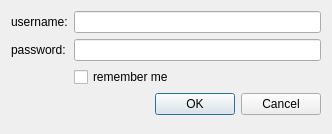
<?xml version="1.0" encoding="UTF-8"?>
<ui version="4.0">
 <class>SvnLoginDialog</class>
 <widget class="QDialog" name="SvnLoginDialog">
  <property name="geometry">
   <rect>
    <x>0</x>
    <y>0</y>
    <width>332</width>
    <height>134</height>
   </rect>
  </property>
  <property name="windowTitle">
   <string>SVN Login</string>
  </property>
  <layout class="QFormLayout" name="formLayout">
   <property name="fieldGrowthPolicy">
    <enum>QFormLayout::ExpandingFieldsGrow</enum>
   </property>
   <item row="0" column="0">
    <widget class="QLabel" name="label_2">
     <property name="text">
      <string>username:</string>
     </property>
    </widget>
   </item>
   <item row="0" column="1">
    <widget class="QLineEdit" name="uiUsernameTXT"/>
   </item>
   <item row="1" column="0">
    <widget class="QLabel" name="label_3">
     <property name="text">
      <string>password:</string>
     </property>
    </widget>
   </item>
   <item row="1" column="1">
    <widget class="QLineEdit" name="uiPasswordTXT">
     <property name="echoMode">
      <enum>QLineEdit::Password</enum>
     </property>
    </widget>
   </item>
   <item row="2" column="1">
    <widget class="QCheckBox" name="uiRememberCHK">
     <property name="text">
      <string>remember me</string>
     </property>
    </widget>
   </item>
   <item row="3" column="1">
    <widget class="QDialogButtonBox" name="uiDialogBTNS">
     <property name="standardButtons">
      <set>QDialogButtonBox::Cancel|QDialogButtonBox::Ok</set>
     </property>
    </widget>
   </item>
  </layout>
 </widget>
 <resources/>
 <connections/>
</ui>
